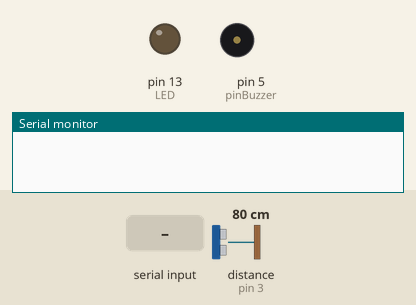
Simulated run of this sketch. Board: Arduino Uno, built with avr-gcc and run on an emulated ATmega328P. Shown: output pins drawn as LEDs (lit = HIGH), buzzer (waves = sounding), the last lines printed to the serial monitor. Wiring (inferred from the names in the program): ultrasonic range finder: trigger pin 2; echo pin 3. The test bench sets the inputs (shaded band); at power-on: distance to the obstacle (sensor on pin 3) 80 cm. The echo pulse lasts 58.3 µs per cm; pins used as bus, display or sensor lines are not drawn.

Above: at 1.2 s.
1.3 s: distance to the obstacle (sensor on pin 3) set to 53 cm
2.8 s: distance to the obstacle (sensor on pin 3) set to 48 cm
At 3.7 s:
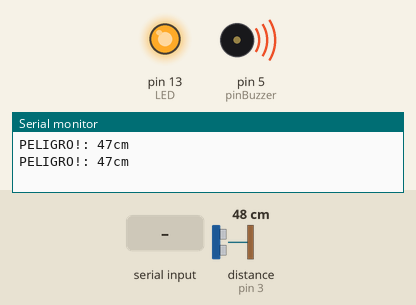
4.5 s: "." received over Serial
At 6.0 s:
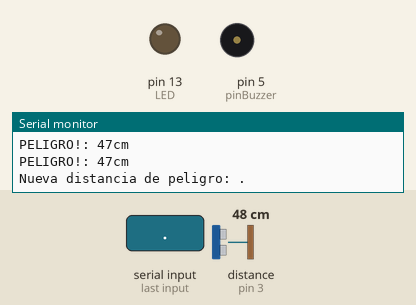
Timing chart, 0 to 7.5 s (numbered marks = the images above; inputs shaded):
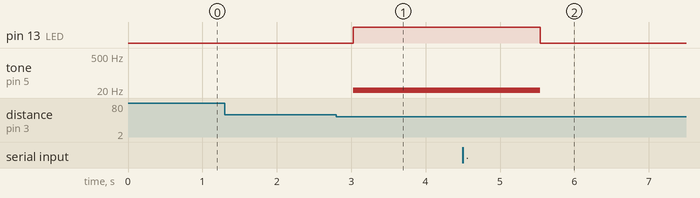

The sketch:

sensor.ino
```cpp
String BT_input; // to store input character received via BT.
const int LED = 13;
const int Trigger = 2; // Pin digital 2 para el Trigger del sensor
const int Echo = 3;    // Pin digital 3 para el echo del sensor
int distanciaPeligro = 50;
const int pinBuzzer = 5;
void setup()
{
    Serial.begin(9600); // default baud rate of module
    pinMode(LED, OUTPUT);
    pinMode(Trigger, OUTPUT);   // pin como salida
    pinMode(Echo, INPUT);       // pin como entrada
    digitalWrite(Trigger, LOW); // Inicializamos el pin con 0
    while (!Serial)
    {
        // wait for serial port to connect. Needed for native USB port only
    }
}

void loop()

{
    if (Serial.available())
    {
        BT_input = Serial.readString(); // read input string from bluetooth
        if (isNumeric(BT_input))
        {
            distanciaPeligro = BT_input.toInt();
            Serial.print("Nueva distancia de peligro: ");
            Serial.print(BT_input);
            Serial.println();
        }
    }
    long t; // timepo que demora en llegar el eco
    long d; // distancia en centimetros

    digitalWrite(Trigger, HIGH);
    delayMicroseconds(10); // Enviamos un pulso de 10us
    digitalWrite(Trigger, LOW);

    t = pulseIn(Echo, HIGH); // obtenemos el ancho del pulso
    d = t / 59;

    if (d < distanciaPeligro)
    {
        digitalWrite(LED, HIGH);
        tone(pinBuzzer, 10);
        Serial.print("PELIGRO!: ");
        Serial.print(d); // Enviamos serialmente el valor de la distancia
        Serial.print("cm");
        Serial.println();
    }
    else
    {
        noTone(pinBuzzer);
        digitalWrite(LED, LOW);
    }

    delay(500); // Hacemos una pausa de 100ms
}

boolean isNumeric(String str)
{
    unsigned int stringLength = str.length();

    if (stringLength == 0)
    {
        return false;
    }

    boolean seenDecimal = false;

    for (unsigned int i = 0; i < stringLength; ++i)
    {
        if (isDigit(str.charAt(i)))
        {
            continue;
        }

        if (str.charAt(i) == '.')
        {
            if (seenDecimal)
            {
                return false;
            }
            seenDecimal = true;
            continue;
        }
        return false;
    }
    return true;
}
```

Measured:
- the behaviour switches between 51 and 50 cm on distance to the obstacle (sensor on pin 3) (found by bisection; images 0 and 1)
- after the input at 1.3 s, every drawn part: stays the same
- after the input at 2.8 s, pin 13 (LED): LOW → HIGH after 0.23 s; tone on pin 5 (pinBuzzer): silent → 10 Hz after 0.23 s
- after the input at 4.5 s, pin 13 (LED): HIGH → LOW after 1.0 s; tone on pin 5 (pinBuzzer): 10 Hz → silent after 1.0 s
